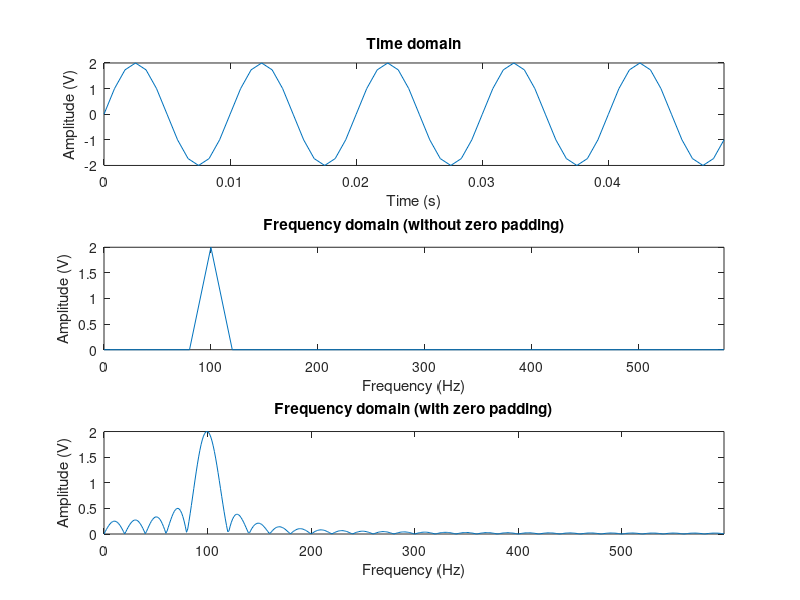

The MATLAB source for this figure:
%% FMCW signal processing demo
clear;
A=2; % amplitude of the signal

%% example 1
% f=100; % frequency
% fs=1200; % sample frequency
% Window=14; % window length
% Zlength=0; % zero fill length
% cycles=10; % period cycle number 
% N=1024; % FFT length with zero padding

%% example 2
% f=100; % frequency
% fs=1200; % sample frequency
% Window=12*5+4; % window length
% Zlength=3; % zero fill length
% cycles=10; % period cycle number 
% N=1024; % FFT length with zero padding

%% example 3
% f=100; % frequency
% fs=1200; % sample frequency
% Window=14; % window length
% Zlength=0; % zero fill length
% cycles=1; % period cycle number 
% N=1024; % FFT length with zero padding

%% example 4
f=100; % frequency
fs=1200; % sample frequency
Window=60; % window length
Zlength=0; % zero fill length
cycles=1; % period cycle number 
N=1024; % FFT length with zero padding

%%
n=0:Window-1;
t=n/fs;
x=A*sin(2*pi*f*t);
y=zeros(1,Window+Zlength); 
y(1:length(x))=x;
t1=(0:(Window+Zlength)*cycles-1)/fs;
for n=1:cycles
    x1((n-1)*length(y)+1:length(y)*n)=y;
end

% time domain signal
subplot(3,1,1);
plot(t1,x1);
axis([0,((Window+Zlength)*cycles-1)/fs,-A,A]);
title('Time domain')
xlabel('Time (s)');
ylabel('Amplitude (V)');

% FFT without zero padding
X1=fft(x1);
f1=(0:(Window+Zlength)*cycles-1)*fs/(Window+Zlength)/cycles;
subplot(3,1,2);
plot(f1(1:(Window+Zlength)*cycles/2),abs(X1(1:(Window+Zlength)*cycles/2))*2/(Window+Zlength)/cycles);
axis([0,f1((Window+Zlength)*cycles/2),0,A]);
title('Frequency domain (without zero padding)')
xlabel('Frequency (Hz)');
ylabel('Amplitude (V)');

% FFT with zero padding
X2=fft(x1,N);
f2=(0:N-1)*fs/N;
subplot(3,1,3);
plot(f2(1:N/2),abs(X2(1:N/2))*2/(Window+Zlength)/cycles);
axis([0,f2(N/2),0,A]);
title('Frequency domain (with zero padding)')
xlabel('Frequency (Hz)');
ylabel('Amplitude (V)');
